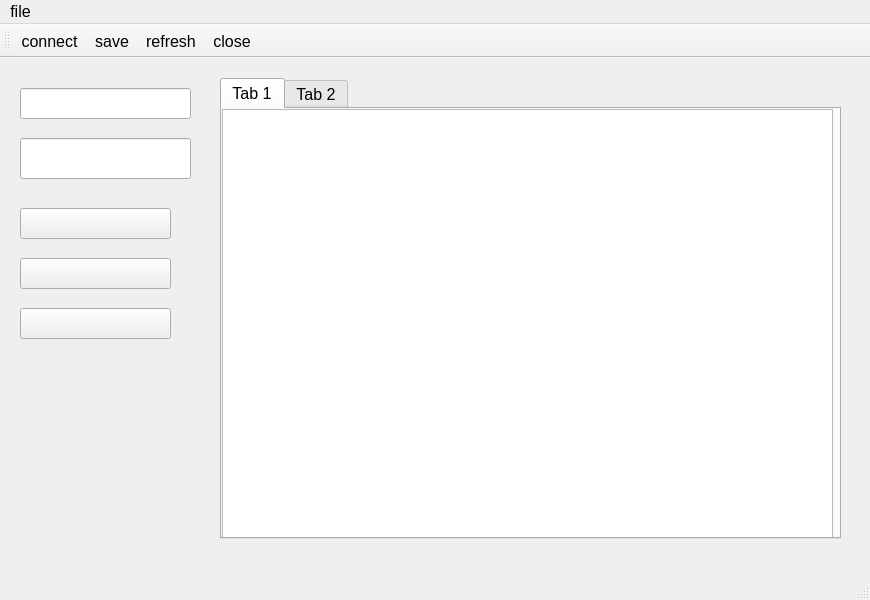
<?xml version="1.0" encoding="UTF-8"?>
<ui version="4.0">
 <class>MainWindow</class>
 <widget class="QMainWindow" name="MainWindow">
  <property name="geometry">
   <rect>
    <x>0</x>
    <y>0</y>
    <width>870</width>
    <height>600</height>
   </rect>
  </property>
  <property name="font">
   <font>
    <pointsize>12</pointsize>
   </font>
  </property>
  <property name="windowTitle">
   <string>MainWindow</string>
  </property>
  <property name="styleSheet">
   <string notr="true">background-image: url(:/background.jpg);</string>
  </property>
  <widget class="QWidget" name="centralwidget">
   <widget class="QLineEdit" name="messageEdit">
    <property name="geometry">
     <rect>
      <x>20</x>
      <y>80</y>
      <width>171</width>
      <height>41</height>
     </rect>
    </property>
    <property name="font">
     <font>
      <pointsize>12</pointsize>
     </font>
    </property>
   </widget>
   <widget class="QLabel" name="label">
    <property name="geometry">
     <rect>
      <x>20</x>
      <y>300</y>
      <width>121</width>
      <height>41</height>
     </rect>
    </property>
    <property name="font">
     <font>
      <pointsize>16</pointsize>
     </font>
    </property>
    <property name="text">
     <string/>
    </property>
   </widget>
   <widget class="QLineEdit" name="connectEdit">
    <property name="geometry">
     <rect>
      <x>20</x>
      <y>30</y>
      <width>171</width>
      <height>31</height>
     </rect>
    </property>
    <property name="font">
     <font>
      <pointsize>12</pointsize>
     </font>
    </property>
   </widget>
   <widget class="QTabWidget" name="tabWidget">
    <property name="geometry">
     <rect>
      <x>220</x>
      <y>20</y>
      <width>621</width>
      <height>461</height>
     </rect>
    </property>
    <property name="styleSheet">
     <string notr="true"/>
    </property>
    <property name="currentIndex">
     <number>0</number>
    </property>
    <widget class="QWidget" name="tab">
     <attribute name="title">
      <string>Tab 1</string>
     </attribute>
     <widget class="QTableView" name="tableView">
      <property name="geometry">
       <rect>
        <x>0</x>
        <y>0</y>
        <width>611</width>
        <height>431</height>
       </rect>
      </property>
      <attribute name="verticalHeaderVisible">
       <bool>false</bool>
      </attribute>
      <attribute name="verticalHeaderShowSortIndicator" stdset="0">
       <bool>false</bool>
      </attribute>
     </widget>
    </widget>
    <widget class="QWidget" name="tab_2">
     <attribute name="title">
      <string>Tab 2</string>
     </attribute>
    </widget>
   </widget>
   <widget class="QPushButton" name="realtimeBtn">
    <property name="geometry">
     <rect>
      <x>20</x>
      <y>150</y>
      <width>151</width>
      <height>31</height>
     </rect>
    </property>
    <property name="text">
     <string/>
    </property>
   </widget>
   <widget class="QPushButton" name="readbackBtn">
    <property name="geometry">
     <rect>
      <x>20</x>
      <y>200</y>
      <width>151</width>
      <height>31</height>
     </rect>
    </property>
    <property name="text">
     <string/>
    </property>
   </widget>
   <widget class="QPushButton" name="inquireBtn">
    <property name="geometry">
     <rect>
      <x>20</x>
      <y>250</y>
      <width>151</width>
      <height>31</height>
     </rect>
    </property>
    <property name="text">
     <string/>
    </property>
   </widget>
   <widget class="QLabel" name="numLabel">
    <property name="geometry">
     <rect>
      <x>20</x>
      <y>380</y>
      <width>121</width>
      <height>41</height>
     </rect>
    </property>
    <property name="font">
     <font>
      <pointsize>16</pointsize>
     </font>
    </property>
    <property name="text">
     <string/>
    </property>
   </widget>
  </widget>
  <widget class="QMenuBar" name="menubar">
   <property name="geometry">
    <rect>
     <x>0</x>
     <y>0</y>
     <width>870</width>
     <height>27</height>
    </rect>
   </property>
   <property name="font">
    <font>
     <pointsize>12</pointsize>
    </font>
   </property>
   <widget class="QMenu" name="fileMenu">
    <property name="font">
     <font>
      <pointsize>12</pointsize>
     </font>
    </property>
    <property name="title">
     <string>file</string>
    </property>
    <addaction name="connectAct"/>
    <addaction name="saveAct"/>
    <addaction name="refreshAct"/>
    <addaction name="closeAct"/>
   </widget>
   <addaction name="fileMenu"/>
  </widget>
  <widget class="QStatusBar" name="statusbar"/>
  <widget class="QToolBar" name="toolBar">
   <property name="font">
    <font>
     <pointsize>12</pointsize>
    </font>
   </property>
   <property name="windowTitle">
    <string>toolBar</string>
   </property>
   <property name="toolButtonStyle">
    <enum>Qt::ToolButtonTextUnderIcon</enum>
   </property>
   <attribute name="toolBarArea">
    <enum>TopToolBarArea</enum>
   </attribute>
   <attribute name="toolBarBreak">
    <bool>false</bool>
   </attribute>
   <addaction name="connectAct"/>
   <addaction name="saveAct"/>
   <addaction name="refreshAct"/>
   <addaction name="closeAct"/>
  </widget>
  <action name="saveAct">
   <property name="icon">
    <iconset resource="res.qrc">
     <normaloff>:/save.png</normaloff>:/save.png</iconset>
   </property>
   <property name="text">
    <string>save</string>
   </property>
   <property name="font">
    <font>
     <pointsize>12</pointsize>
    </font>
   </property>
   <property name="shortcut">
    <string>Ctrl+S</string>
   </property>
  </action>
  <action name="refreshAct">
   <property name="icon">
    <iconset resource="res.qrc">
     <normaloff>:/clear.png</normaloff>:/clear.png</iconset>
   </property>
   <property name="text">
    <string>refresh</string>
   </property>
   <property name="toolTip">
    <string>refresh</string>
   </property>
   <property name="font">
    <font>
     <pointsize>12</pointsize>
    </font>
   </property>
   <property name="shortcut">
    <string>Ctrl+H</string>
   </property>
  </action>
  <action name="closeAct">
   <property name="icon">
    <iconset resource="res.qrc">
     <normaloff>:/exit.png</normaloff>:/exit.png</iconset>
   </property>
   <property name="text">
    <string>close</string>
   </property>
   <property name="toolTip">
    <string>close</string>
   </property>
   <property name="font">
    <font>
     <pointsize>12</pointsize>
    </font>
   </property>
   <property name="shortcut">
    <string>Ctrl+E</string>
   </property>
  </action>
  <action name="connectAct">
   <property name="icon">
    <iconset resource="res.qrc">
     <normaloff>:/open device.png</normaloff>:/open device.png</iconset>
   </property>
   <property name="text">
    <string>connect</string>
   </property>
   <property name="toolTip">
    <string>connect</string>
   </property>
   <property name="font">
    <font>
     <pointsize>12</pointsize>
    </font>
   </property>
   <property name="shortcut">
    <string>Ctrl+O</string>
   </property>
  </action>
  <action name="writeAct">
   <property name="icon">
    <iconset resource="res.qrc">
     <normaloff>:/write.png</normaloff>:/write.png</iconset>
   </property>
   <property name="text">
    <string>write</string>
   </property>
   <property name="font">
    <font>
     <pointsize>12</pointsize>
    </font>
   </property>
   <property name="shortcut">
    <string>Ctrl+W</string>
   </property>
  </action>
 </widget>
 <resources>
  <include location="res.qrc"/>
 </resources>
 <connections/>
</ui>
